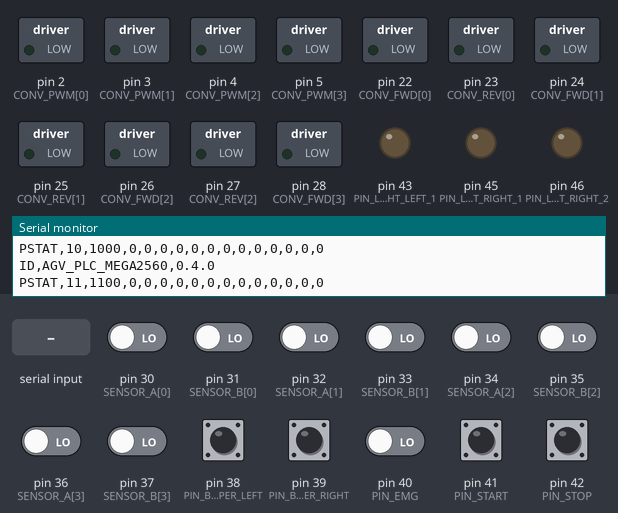
This sketch was run on a simulated Arduino Mega 2560, built with avr-gcc and run on an emulated ATmega2560. On the bench: switched loads named in the sketch (green lamp = pin HIGH), output pins drawn as LEDs (lit = HIGH), the last lines printed to the serial monitor. Inputs (shaded band) come from the test bench; at power-on: pin 30 (SENSOR_A[0]), pin 31 (SENSOR_B[0]), pin 32 (SENSOR_A[1]), pin 33 (SENSOR_B[1]), pin 34 (SENSOR_A[2]), pin 35 (SENSOR_B[2]), pin 36 (SENSOR_A[3]), pin 37 (SENSOR_B[3]), pin 38 (PIN_BUMPER_LEFT), pin 39 (PIN_BUMPER_RIGHT), pin 40 (PIN_EMG), pin 41 (PIN_START), pin 42 (PIN_STOP) LOW.

Above: at 1.2 s.
1.3 s: "LED,90,45\n" received over Serial
At 2.5 s:
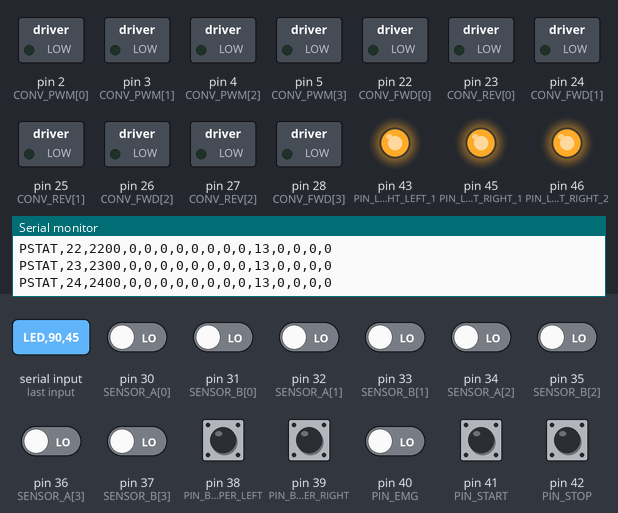
Timing chart, 0 to 4.3 s (numbered marks = the images above; inputs shaded):
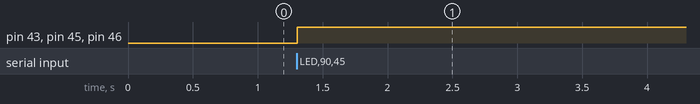

The sketch:

mega2560_plc.ino
```cpp
#include <Arduino.h>

// ============================================================================
// USER HARDWARE CONFIG
// ----------------------------------------------------------------------------
// These are Arduino Mega pin numbers used only as a clean, compilable default.
// Change them to match the terminal/pin mapping of YOUR Mega2560 PLC board.
// Do not connect 24 V industrial sensors directly to bare Arduino MCU pins.
// Use the PLC board's conditioned/isolated inputs as intended by its hardware.
// ============================================================================

constexpr uint8_t CONVEYOR_COUNT = 4;
constexpr uint8_t SENSOR_COUNT = 8;

// Four conveyors. Each driver is assumed to have FORWARD + REVERSE + PWM.
// If your driver has a different interface, only the functions in the
// "Conveyor outputs" section need to be adapted.
const uint8_t CONV_PWM[CONVEYOR_COUNT] = {2, 3, 4, 5};
const uint8_t CONV_FWD[CONVEYOR_COUNT] = {22, 24, 26, 28};
const uint8_t CONV_REV[CONVEYOR_COUNT] = {23, 25, 27, 29};

// Two sensors per conveyor:
// Conveyor 1 -> A=30, B=31
// Conveyor 2 -> A=32, B=33
// Conveyor 3 -> A=34, B=35
// Conveyor 4 -> A=36, B=37
const uint8_t SENSOR_A[CONVEYOR_COUNT] = {30, 32, 34, 36};
const uint8_t SENSOR_B[CONVEYOR_COUNT] = {31, 33, 35, 37};

// Robot I/O.
constexpr uint8_t PIN_BUMPER_LEFT = 38;
constexpr uint8_t PIN_BUMPER_RIGHT = 39;
constexpr uint8_t PIN_EMG = 40;
constexpr uint8_t PIN_START = 41;
constexpr uint8_t PIN_STOP = 42;

// Four signal outputs: two on each side.
constexpr uint8_t PIN_LIGHT_LEFT_1 = 43;
constexpr uint8_t PIN_LIGHT_LEFT_2 = 44;
constexpr uint8_t PIN_LIGHT_RIGHT_1 = 45;
constexpr uint8_t PIN_LIGHT_RIGHT_2 = 46;
const uint8_t LIGHT_PINS[4] = {
  PIN_LIGHT_LEFT_1,
  PIN_LIGHT_LEFT_2,
  PIN_LIGHT_RIGHT_1,
  PIN_LIGHT_RIGHT_2
};

// Change these to suit the electrical behavior of the actual PLC board.
constexpr bool SENSOR_ACTIVE_HIGH = true;
constexpr bool BUMPER_ACTIVE_HIGH = true;
constexpr bool EMG_ACTIVE_HIGH = true;
constexpr bool START_ACTIVE_HIGH = true;
constexpr bool STOP_ACTIVE_HIGH = true;
constexpr bool OUTPUT_ACTIVE_HIGH = true;

// Input pin modes: INPUT or INPUT_PULLUP.
// Floating inputs read random values. If a switch/sensor contact goes straight
// to a bare Mega pin, use INPUT_PULLUP. For EMG/STOP wire a NORMALLY-CLOSED
// contact to GND with INPUT_PULLUP and *_ACTIVE_HIGH = true: a broken wire then
// reads as "pressed" (fail-safe). Keep INPUT if the PLC board's conditioned /
// isolated inputs already drive the pin actively.
constexpr uint8_t SENSOR_PIN_MODE = INPUT;
constexpr uint8_t SAFETY_PIN_MODE = INPUT;   // bumpers, EMG, START, STOP

// Receive means conveyor direction A -> B.
// Send means direction B -> A.
// Change a sign to -1 if that conveyor's physical motor direction is opposite.
const int8_t CONVEYOR_DIRECTION_SIGN[CONVEYOR_COUNT] = {1, 1, 1, 1};

// Local safety behavior.
constexpr bool BUMPER_STOPS_CONVEYORS = true;
constexpr uint32_t MAX_RUN_TIME_MS = 15000;  // Hard local maximum, even if HMI asks for infinity.
constexpr uint32_t STATUS_PERIOD_MS = 100;   // 10 Hz status to ROS.
constexpr uint32_t ID_PERIOD_MS = 1000;
constexpr uint32_t SERIAL_BAUD = 115200;

// ============================================================================
// Runtime state
// ============================================================================

enum ConveyorMode : uint8_t {
  MODE_IDLE = 0,
  MODE_RECEIVE = 1,
  MODE_SEND = 2,
  MODE_FAULT = 3,
};

struct ConveyorRuntime {
  ConveyorMode mode;
  uint8_t speedPercent;
  uint32_t startedMs;
  uint32_t requestedDurationMs;
  bool cargoPresent;
  bool sendSawSensorA;
  bool fault;
};

ConveyorRuntime conveyor[CONVEYOR_COUNT];
uint32_t statusSequence = 0;
uint8_t lightMask = 0;

// ============================================================================
// Helpers
// ============================================================================

bool readActive(uint8_t pin, bool activeHigh) {
  const bool raw = digitalRead(pin) == HIGH;
  return activeHigh ? raw : !raw;
}

void writeActive(uint8_t pin, bool on) {
  digitalWrite(pin, (on == OUTPUT_ACTIVE_HIGH) ? HIGH : LOW);
}

uint8_t speedPercentToPwm(uint8_t percent) {
  percent = constrain(percent, 0, 100);
  return static_cast<uint8_t>((static_cast<uint16_t>(percent) * 255U) / 100U);
}

bool sensorA(uint8_t index) {
  return readActive(SENSOR_A[index], SENSOR_ACTIVE_HIGH);
}

bool sensorB(uint8_t index) {
  return readActive(SENSOR_B[index], SENSOR_ACTIVE_HIGH);
}

bool bumperLeft() {
  return readActive(PIN_BUMPER_LEFT, BUMPER_ACTIVE_HIGH);
}

bool bumperRight() {
  return readActive(PIN_BUMPER_RIGHT, BUMPER_ACTIVE_HIGH);
}

bool emergencyActive() {
  return readActive(PIN_EMG, EMG_ACTIVE_HIGH);
}

bool startPressed() {
  return readActive(PIN_START, START_ACTIVE_HIGH);
}

bool stopPressed() {
  return readActive(PIN_STOP, STOP_ACTIVE_HIGH);
}

// ============================================================================
// Conveyor outputs
// ============================================================================

void stopConveyorHardware(uint8_t index) {
  writeActive(CONV_FWD[index], false);
  writeActive(CONV_REV[index], false);
  analogWrite(CONV_PWM[index], 0);
}

void driveConveyorHardware(uint8_t index, int direction, uint8_t speedPercent) {
  if (CONVEYOR_DIRECTION_SIGN[index] < 0) {
    direction = -direction;
  }

  // Always remove direction drive before changing direction.
  writeActive(CONV_FWD[index], false);
  writeActive(CONV_REV[index], false);
  analogWrite(CONV_PWM[index], 0);

  if (direction > 0) {
    writeActive(CONV_FWD[index], true);
  } else if (direction < 0) {
    writeActive(CONV_REV[index], true);
  } else {
    return;
  }

  analogWrite(CONV_PWM[index], speedPercentToPwm(speedPercent));
}

void setIdle(uint8_t index) {
  stopConveyorHardware(index);
  conveyor[index].mode = MODE_IDLE;
  conveyor[index].speedPercent = 0;
  conveyor[index].startedMs = 0;
  conveyor[index].requestedDurationMs = 0;
  conveyor[index].sendSawSensorA = false;
}

void stopAllConveyors() {
  for (uint8_t i = 0; i < CONVEYOR_COUNT; ++i) {
    setIdle(i);
  }
}

void startConveyor(uint8_t index, ConveyorMode mode, uint8_t speedPercent, uint32_t durationMs) {
  if (index >= CONVEYOR_COUNT) return;

  // Safety inputs have priority over software commands.
  if (emergencyActive() || stopPressed() ||
      (BUMPER_STOPS_CONVEYORS && (bumperLeft() || bumperRight()))) {
    setIdle(index);
    return;
  }

  conveyor[index].fault = false;
  conveyor[index].mode = mode;
  conveyor[index].speedPercent = constrain(speedPercent, 0, 100);
  conveyor[index].startedMs = millis();
  conveyor[index].requestedDurationMs = durationMs;
  conveyor[index].sendSawSensorA = false;

  if (conveyor[index].speedPercent == 0) {
    setIdle(index);
    return;
  }

  if (mode == MODE_RECEIVE) {
    // Sensor A = receiving end, sensor B = opposite end.
    // If cargo is already at B, do not drive into it.
    if (sensorB(index)) {
      conveyor[index].cargoPresent = true;
      setIdle(index);
      return;
    }
    driveConveyorHardware(index, +1, conveyor[index].speedPercent);
  } else if (mode == MODE_SEND) {
    driveConveyorHardware(index, -1, conveyor[index].speedPercent);
  } else {
    setIdle(index);
  }
}

// ============================================================================
// Signal lights
// ============================================================================

void applyLightMask(uint8_t mask) {
  lightMask = mask & 0x0F;
  for (uint8_t i = 0; i < 4; ++i) {
    writeActive(LIGHT_PINS[i], (lightMask & (1U << i)) != 0);
  }
}

// ============================================================================
// Local state machine
// ============================================================================

void updateConveyors() {
  const uint32_t now = millis();
  const bool safetyStop = emergencyActive() || stopPressed() ||
      (BUMPER_STOPS_CONVEYORS && (bumperLeft() || bumperRight()));

  if (safetyStop) {
    stopAllConveyors();
    return;
  }

  for (uint8_t i = 0; i < CONVEYOR_COUNT; ++i) {
    ConveyorRuntime &c = conveyor[i];

    // If either end sensor currently sees cargo while idle, remember that cargo
    // exists. We intentionally do NOT clear cargo just because both end sensors
    // are off: cargo can be physically between the two sensors.
    if (c.mode == MODE_IDLE && (sensorA(i) || sensorB(i))) {
      c.cargoPresent = true;
    }

    if (c.mode == MODE_IDLE || c.mode == MODE_FAULT) {
      continue;
    }

    const uint32_t elapsed = now - c.startedMs;

    // Requested HMI duration is a normal stop, not a fault. Duration 0 means
    // "run until sensor completes the transfer", but MAX_RUN_TIME_MS remains
    // an independent hard safety limit.
    if (c.requestedDurationMs > 0 && elapsed >= c.requestedDurationMs) {
      setIdle(i);
      continue;
    }

    if (elapsed >= MAX_RUN_TIME_MS) {
      stopConveyorHardware(i);
      c.mode = MODE_FAULT;
      c.fault = true;
      c.speedPercent = 0;
      continue;
    }

    if (c.mode == MODE_RECEIVE) {
      // Receive A -> B. Stop when cargo reaches sensor B.
      if (sensorB(i)) {
        c.cargoPresent = true;
        setIdle(i);
      }
    } else if (c.mode == MODE_SEND) {
      // Send B -> A. Observe cargo arriving at A, then stop after it clears A;
      // this means the cargo has left the conveyor through the A side.
      if (sensorA(i)) {
        c.sendSawSensorA = true;
      }
      if (c.sendSawSensorA && !sensorA(i)) {
        c.cargoPresent = false;
        setIdle(i);
      }
    }
  }
}

// ============================================================================
// Serial protocol
// Host -> PLC:
//   CV,<seq>,<id>,R|S|X,<speed>,<duration_ms>
//   LED,<seq>,<mask>
//   STOPALL,<seq>
// ============================================================================

void handleLine(char *line) {
  long seq = 0;
  int conveyorId = 0;
  char mode = 0;
  int speed = 0;
  unsigned long durationMs = 0;

  if (sscanf(line, "CV,%ld,%d,%c,%d,%lu", &seq, &conveyorId, &mode, &speed, &durationMs) == 5) {
    (void)seq;
    if (conveyorId < 1 || conveyorId > CONVEYOR_COUNT) return;
    const uint8_t index = static_cast<uint8_t>(conveyorId - 1);

    if (mode == 'R') {
      startConveyor(index, MODE_RECEIVE, static_cast<uint8_t>(constrain(speed, 0, 100)), durationMs);
    } else if (mode == 'S') {
      startConveyor(index, MODE_SEND, static_cast<uint8_t>(constrain(speed, 0, 100)), durationMs);
    } else if (mode == 'X') {
      conveyor[index].fault = false;
      setIdle(index);
    }
    return;
  }

  int ledMask = 0;
  if (sscanf(line, "LED,%ld,%d", &seq, &ledMask) == 2) {
    (void)seq;
    applyLightMask(static_cast<uint8_t>(ledMask));
    return;
  }

  if (sscanf(line, "STOPALL,%ld", &seq) == 1) {
    (void)seq;
    stopAllConveyors();
    return;
  }
}

// Non-blocking line assembler (replaces readBytesUntil, which returned partial
// lines on a >2 ms gap between bytes and blocked the safety loop).
void parseSerialInput() {
  static char buffer[128];
  static size_t len = 0;
  static bool overflow = false;

  while (Serial.available() > 0) {
    const int c = Serial.read();
    if (c < 0) break;

    if (c == '\n' || c == '\r') {
      if (len > 0 && !overflow) {
        buffer[len] = '\0';
        handleLine(buffer);
      }
      len = 0;
      overflow = false;
      continue;
    }

    if (len < sizeof(buffer) - 1) {
      buffer[len++] = static_cast<char>(c);
    } else {
      overflow = true;
    }
  }
}

// ============================================================================
// PLC -> ROS status
// ============================================================================

uint8_t buildSensorMask() {
  uint8_t mask = 0;
  for (uint8_t i = 0; i < CONVEYOR_COUNT; ++i) {
    if (sensorA(i)) mask |= 1U << (i * 2);
    if (sensorB(i)) mask |= 1U << (i * 2 + 1);
  }
  return mask;
}

uint8_t buildCargoMask() {
  uint8_t mask = 0;
  for (uint8_t i = 0; i < CONVEYOR_COUNT; ++i) {
    if (conveyor[i].cargoPresent) mask |= 1U << i;
  }
  return mask;
}

uint8_t buildRunningMask() {
  uint8_t mask = 0;
  for (uint8_t i = 0; i < CONVEYOR_COUNT; ++i) {
    if (conveyor[i].mode == MODE_RECEIVE || conveyor[i].mode == MODE_SEND) {
      mask |= 1U << i;
    }
  }
  return mask;
}

uint8_t buildFaultMask() {
  uint8_t mask = 0;
  for (uint8_t i = 0; i < CONVEYOR_COUNT; ++i) {
    if (conveyor[i].fault || conveyor[i].mode == MODE_FAULT) mask |= 1U << i;
  }
  return mask;
}

void publishStatus() {
  uint8_t bumperMask = 0;
  if (bumperLeft()) bumperMask |= 0x01;
  if (bumperRight()) bumperMask |= 0x02;

  ++statusSequence;
  Serial.print("PSTAT,");
  Serial.print(statusSequence);
  Serial.print(',');
  Serial.print(millis());
  Serial.print(',');
  Serial.print(buildSensorMask());
  Serial.print(',');
  Serial.print(bumperMask);
  Serial.print(',');
  Serial.print(emergencyActive() ? 1 : 0);
  Serial.print(',');
  Serial.print(startPressed() ? 1 : 0);
  Serial.print(',');
  Serial.print(stopPressed() ? 1 : 0);
  Serial.print(',');
  Serial.print(buildCargoMask());
  Serial.print(',');
  Serial.print(buildRunningMask());
  Serial.print(',');
  Serial.print(buildFaultMask());
  Serial.print(',');
  Serial.print(lightMask);

  for (uint8_t i = 0; i < CONVEYOR_COUNT; ++i) {
    Serial.print(',');
    Serial.print(static_cast<uint8_t>(conveyor[i].mode));
  }
  Serial.println();
}

void setup() {
  Serial.begin(SERIAL_BAUD);
  Serial.setTimeout(2);

  for (uint8_t i = 0; i < CONVEYOR_COUNT; ++i) {
    pinMode(CONV_FWD[i], OUTPUT);
    pinMode(CONV_REV[i], OUTPUT);
    pinMode(CONV_PWM[i], OUTPUT);
    pinMode(SENSOR_A[i], SENSOR_PIN_MODE);
    pinMode(SENSOR_B[i], SENSOR_PIN_MODE);

    conveyor[i].mode = MODE_IDLE;
    conveyor[i].speedPercent = 0;
    conveyor[i].startedMs = 0;
    conveyor[i].requestedDurationMs = 0;
    conveyor[i].cargoPresent = false;
    conveyor[i].sendSawSensorA = false;
    conveyor[i].fault = false;
    stopConveyorHardware(i);
  }

  pinMode(PIN_BUMPER_LEFT, SAFETY_PIN_MODE);
  pinMode(PIN_BUMPER_RIGHT, SAFETY_PIN_MODE);
  pinMode(PIN_EMG, SAFETY_PIN_MODE);
  pinMode(PIN_START, SAFETY_PIN_MODE);
  pinMode(PIN_STOP, SAFETY_PIN_MODE);

  for (uint8_t i = 0; i < 4; ++i) {
    pinMode(LIGHT_PINS[i], OUTPUT);
  }
  applyLightMask(0);

  delay(50);
  Serial.println("ID,AGV_PLC_MEGA2560,0.4.0");
}

void loop() {
  static uint32_t lastStatusMs = 0;
  static uint32_t lastIdMs = 0;

  parseSerialInput();
  updateConveyors();

  const uint32_t now = millis();
  if (now - lastStatusMs >= STATUS_PERIOD_MS) {
    lastStatusMs = now;
    publishStatus();
  }

  // Periodic identity makes passive auto-detection reliable even when the ROS
  // bridge starts long after the PLC firmware has already booted.
  if (now - lastIdMs >= ID_PERIOD_MS) {
    lastIdMs = now;
    Serial.println("ID,AGV_PLC_MEGA2560,0.4.0");
  }
}
```

Measured:
- after the input at 1.3 s, pin 43 (PIN_LIGHT_LEFT_1), pin 45 (PIN_LIGHT_RIGHT_1), pin 46 (PIN_LIGHT_RIGHT_2): LOW → HIGH at once
